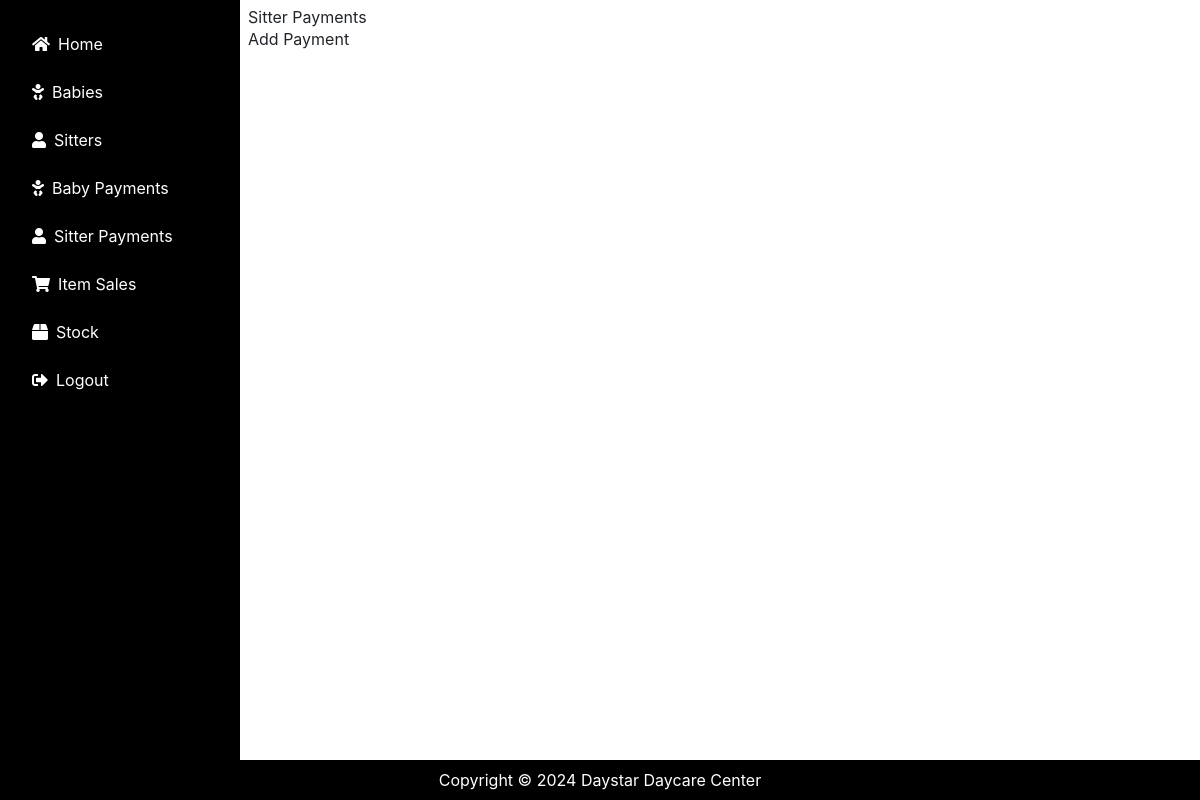
The app's page /sitterpayments/, older data.
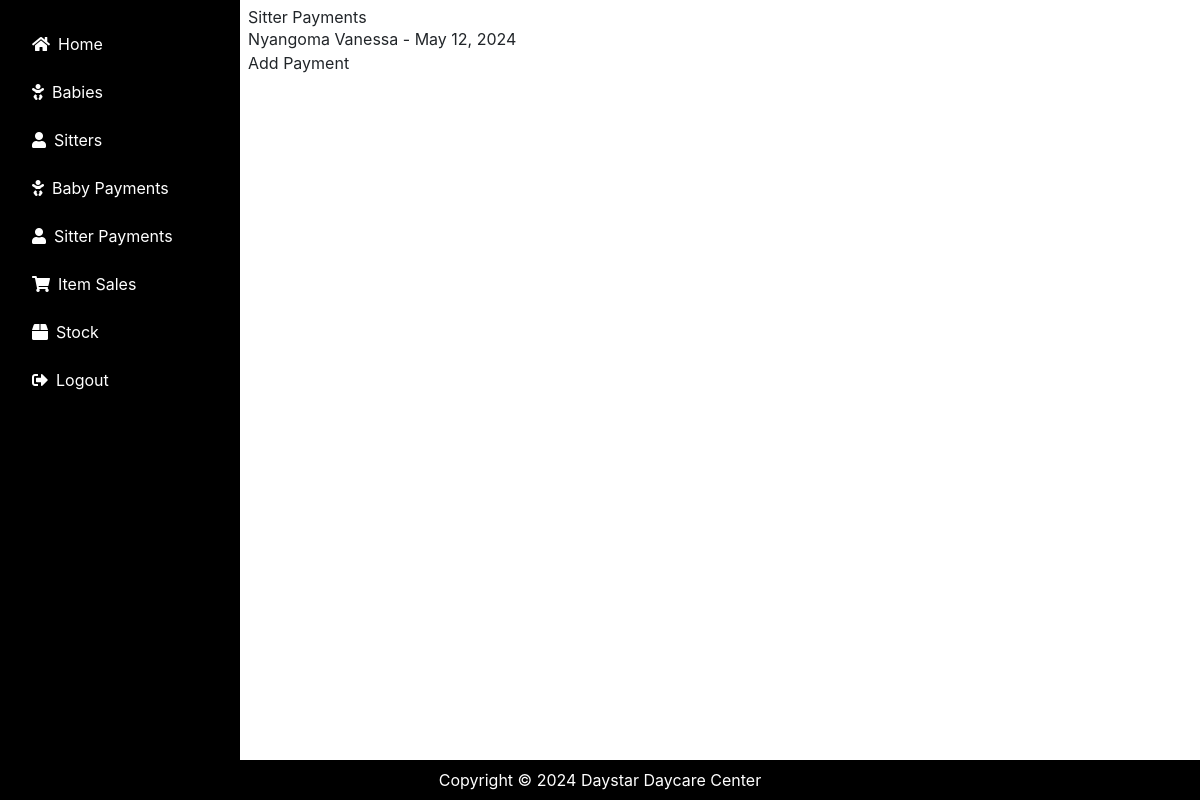
The same page, newer data.
### daycare/models.py (models this page shows, shortened)
class Sitterpayment(models.Model):
    s_name = models.ForeignKey(Sitterattendance, on_delete=models.CASCADE)
    date = models.DateField(default=timezone.now)
    baby_count = models.IntegerField(default=0)
    amount = models.IntegerField(default=3000)

class Sitterattendance(models.Model):
    sitter_number = models.CharField(max_length=200,unique=True)
    s_name = models.ForeignKey(Sitter, on_delete=models.CASCADE)
    date = models.DateField(default=timezone.now)
    status = models.CharField(max_length=15, default='on-duty')
    def __str__(self):
        return str(self.s_name)

class Sitter(models.Model):
    s_name = models.CharField(max_length=20)
    location = models.CharField(max_length=20, default='Kabalagala')
    date_of_birth = models.DateField()
    gender = models.CharField(max_length=10, choices=[('M', 'Male'), ('F', 'Female')])
    next_of_kin = models.CharField(max_length=20)
    nin = models.CharField(max_length=20)
    recommender_name = models.CharField(max_length=20)
    religion = models.CharField(max_length=25, blank=True)
    education_level = models.CharField(max_length=255)
    sitter_number = models.CharField(max_length=8,  unique=True,blank=False, null=True)
    contact = models.CharField(max_length=15)
    def __str__(self):
        return self.s_name

### daycare/views.py (the view)
# urls.py: path('sitterpayments/', views.list_sitterpayments, name='list_sitterpayments'),
def list_sitterpayments(request):
    sitterpayments = Sitterpayment.objects.all()
    return render(request, 'daycare/sitterpayment_list.html', {'sitterpayments': sitterpayments})

### daycare/templates/daycare/sitterpayment_list.html (shortened to what this page needs)
{% extends 'daycare/base.html' %}
{% block content %}
<!DOCTYPE html>
<html>
<head>
</head>
<body>
    <h1>Sitter Payments</h1>
    <ul>
        {% for sitterpayment in sitterpayments %}
            <li>{{ sitterpayment.s_name }} - {{ sitterpayment.date }}</li>
        {% endfor %}
    </ul>
    <a href="{% url 'add_sitterpayment' %}">Add Payment</a>
</body>
</html>
{% endblock %}

Row changes from the older to the newer data that the page shows:
added Sitterpayment: s_name "Nyangoma Vanessa", date "May 12, 2024"
